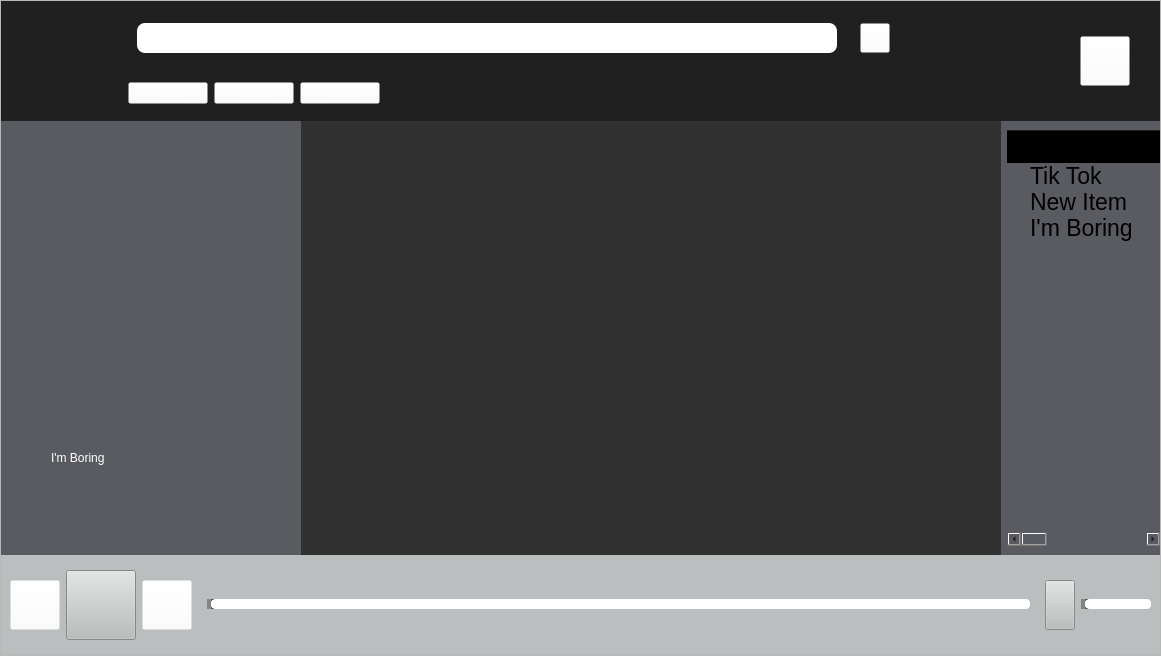
<?xml version="1.0" encoding="UTF-8"?>
<ui version="4.0">
 <class>MainWindow</class>
 <widget class="QMainWindow" name="MainWindow">
  <property name="geometry">
   <rect>
    <x>0</x>
    <y>0</y>
    <width>1161</width>
    <height>656</height>
   </rect>
  </property>
  <property name="windowTitle">
   <string>MainWindow</string>
  </property>
  <property name="styleSheet">
   <string notr="true"/>
  </property>
  <widget class="QWidget" name="centralwidget">
   <layout class="QGridLayout" name="gridLayout">
    <property name="leftMargin">
     <number>0</number>
    </property>
    <property name="topMargin">
     <number>0</number>
    </property>
    <property name="rightMargin">
     <number>0</number>
    </property>
    <property name="bottomMargin">
     <number>0</number>
    </property>
    <item row="0" column="1">
     <widget class="QFrame" name="frame">
      <property name="frameShape">
       <enum>QFrame::StyledPanel</enum>
      </property>
      <property name="frameShadow">
       <enum>QFrame::Raised</enum>
      </property>
      <layout class="QGridLayout" name="gridLayout_6">
       <property name="leftMargin">
        <number>0</number>
       </property>
       <property name="topMargin">
        <number>0</number>
       </property>
       <property name="rightMargin">
        <number>0</number>
       </property>
       <property name="bottomMargin">
        <number>0</number>
       </property>
       <item row="0" column="0">
        <layout class="QVBoxLayout" name="verticalLayout_4">
         <property name="spacing">
          <number>0</number>
         </property>
         <item>
          <widget class="QFrame" name="frame_3">
           <property name="minimumSize">
            <size>
             <width>100</width>
             <height>120</height>
            </size>
           </property>
           <property name="maximumSize">
            <size>
             <width>16777215</width>
             <height>120</height>
            </size>
           </property>
           <property name="styleSheet">
            <string notr="true">background-color: rgb(32, 32, 32);</string>
           </property>
           <property name="frameShape">
            <enum>QFrame::NoFrame</enum>
           </property>
           <property name="frameShadow">
            <enum>QFrame::Raised</enum>
           </property>
           <layout class="QHBoxLayout" name="horizontalLayout_14">
            <property name="leftMargin">
             <number>12</number>
            </property>
            <property name="topMargin">
             <number>0</number>
            </property>
            <property name="rightMargin">
             <number>30</number>
            </property>
            <property name="bottomMargin">
             <number>0</number>
            </property>
            <item>
             <widget class="QGraphicsView" name="pkq">
              <property name="minimumSize">
               <size>
                <width>100</width>
                <height>100</height>
               </size>
              </property>
              <property name="maximumSize">
               <size>
                <width>100</width>
                <height>100</height>
               </size>
              </property>
              <property name="styleSheet">
               <string notr="true">background-color: rgba(255, 255, 255, 0);
border-image: url(:/images/pi.png);</string>
              </property>
             </widget>
            </item>
            <item>
             <widget class="QFrame" name="frame_5">
              <property name="frameShape">
               <enum>QFrame::NoFrame</enum>
              </property>
              <property name="frameShadow">
               <enum>QFrame::Raised</enum>
              </property>
              <layout class="QGridLayout" name="gridLayout_3">
               <property name="bottomMargin">
                <number>0</number>
               </property>
               <item row="0" column="0">
                <widget class="QFrame" name="frame_2">
                 <property name="frameShape">
                  <enum>QFrame::NoFrame</enum>
                 </property>
                 <property name="frameShadow">
                  <enum>QFrame::Raised</enum>
                 </property>
                 <layout class="QVBoxLayout" name="verticalLayout">
                  <property name="spacing">
                   <number>0</number>
                  </property>
                  <property name="leftMargin">
                   <number>0</number>
                  </property>
                  <property name="topMargin">
                   <number>0</number>
                  </property>
                  <property name="rightMargin">
                   <number>0</number>
                  </property>
                  <property name="bottomMargin">
                   <number>0</number>
                  </property>
                  <item>
                   <widget class="QFrame" name="frame_6">
                    <property name="frameShape">
                     <enum>QFrame::NoFrame</enum>
                    </property>
                    <property name="frameShadow">
                     <enum>QFrame::Raised</enum>
                    </property>
                    <layout class="QHBoxLayout" name="horizontalLayout_3">
                     <item>
                      <widget class="QLineEdit" name="lineEdit">
                       <property name="sizePolicy">
                        <sizepolicy hsizetype="MinimumExpanding" vsizetype="Fixed">
                         <horstretch>0</horstretch>
                         <verstretch>0</verstretch>
                        </sizepolicy>
                       </property>
                       <property name="minimumSize">
                        <size>
                         <width>700</width>
                         <height>30</height>
                        </size>
                       </property>
                       <property name="maximumSize">
                        <size>
                         <width>700</width>
                         <height>16777215</height>
                        </size>
                       </property>
                       <property name="styleSheet">
                        <string notr="true">background-color: rgb(255, 255, 255);
border-radius: 8px;
font: 15pt, &quot;Arial&quot;;</string>
                       </property>
                       <property name="text">
                        <string/>
                       </property>
                      </widget>
                     </item>
                     <item>
                      <spacer name="horizontalSpacer_4">
                       <property name="orientation">
                        <enum>Qt::Horizontal</enum>
                       </property>
                       <property name="sizeType">
                        <enum>QSizePolicy::Fixed</enum>
                       </property>
                       <property name="sizeHint" stdset="0">
                        <size>
                         <width>17</width>
                         <height>13</height>
                        </size>
                       </property>
                      </spacer>
                     </item>
                     <item>
                      <widget class="QPushButton" name="btnSearch">
                       <property name="minimumSize">
                        <size>
                         <width>30</width>
                         <height>30</height>
                        </size>
                       </property>
                       <property name="maximumSize">
                        <size>
                         <width>30</width>
                         <height>30</height>
                        </size>
                       </property>
                       <property name="styleSheet">
                        <string notr="true">border-image: url(:/images/fangdajing.png);
background-color: rgba(255, 255, 255, 0);</string>
                       </property>
                       <property name="text">
                        <string/>
                       </property>
                      </widget>
                     </item>
                     <item>
                      <spacer name="horizontalSpacer_3">
                       <property name="orientation">
                        <enum>Qt::Horizontal</enum>
                       </property>
                       <property name="sizeHint" stdset="0">
                        <size>
                         <width>54</width>
                         <height>13</height>
                        </size>
                       </property>
                      </spacer>
                     </item>
                    </layout>
                   </widget>
                  </item>
                  <item>
                   <widget class="QFrame" name="frame_7">
                    <property name="frameShape">
                     <enum>QFrame::NoFrame</enum>
                    </property>
                    <property name="frameShadow">
                     <enum>QFrame::Raised</enum>
                    </property>
                    <layout class="QHBoxLayout" name="horizontalLayout_4">
                     <property name="leftMargin">
                      <number>0</number>
                     </property>
                     <item>
                      <widget class="QPushButton" name="btnAlbum">
                       <property name="styleSheet">
                        <string notr="true">font: Bold 15pt &quot;Arial&quot;;
color: rgb(255, 255, 255);
background-color: rgba(255, 255, 255, 0);</string>
                       </property>
                       <property name="text">
                        <string>Album</string>
                       </property>
                      </widget>
                     </item>
                     <item>
                      <widget class="QPushButton" name="btnMusic">
                       <property name="styleSheet">
                        <string notr="true">font: Bold 15pt &quot;Arial&quot;;
color: rgb(255, 255, 255);
background-color: rgba(255, 255, 255, 0);</string>
                       </property>
                       <property name="text">
                        <string>Music</string>
                       </property>
                      </widget>
                     </item>
                     <item>
                      <widget class="QPushButton" name="btnFavorite">
                       <property name="styleSheet">
                        <string notr="true">font: Bold 15pt &quot;Arial&quot;;
color: rgb(255, 255, 255);
background-color: rgba(255, 255, 255, 0);</string>
                       </property>
                       <property name="text">
                        <string>Favorite</string>
                       </property>
                      </widget>
                     </item>
                     <item>
                      <spacer name="horizontalSpacer">
                       <property name="orientation">
                        <enum>Qt::Horizontal</enum>
                       </property>
                       <property name="sizeHint" stdset="0">
                        <size>
                         <width>611</width>
                         <height>20</height>
                        </size>
                       </property>
                      </spacer>
                     </item>
                    </layout>
                   </widget>
                  </item>
                 </layout>
                </widget>
               </item>
              </layout>
             </widget>
            </item>
            <item>
             <spacer name="horizontalSpacer_2">
              <property name="orientation">
               <enum>Qt::Horizontal</enum>
              </property>
              <property name="sizeType">
               <enum>QSizePolicy::Fixed</enum>
              </property>
              <property name="sizeHint" stdset="0">
               <size>
                <width>30</width>
                <height>20</height>
               </size>
              </property>
             </spacer>
            </item>
            <item>
             <widget class="QPushButton" name="btnNet">
              <property name="sizePolicy">
               <sizepolicy hsizetype="Fixed" vsizetype="Fixed">
                <horstretch>0</horstretch>
                <verstretch>0</verstretch>
               </sizepolicy>
              </property>
              <property name="minimumSize">
               <size>
                <width>50</width>
                <height>50</height>
               </size>
              </property>
              <property name="maximumSize">
               <size>
                <width>50</width>
                <height>50</height>
               </size>
              </property>
              <property name="styleSheet">
               <string notr="true">background-color: rgba(255, 255, 255, 0);
border-image: url(:/images/+.png);</string>
              </property>
              <property name="text">
               <string/>
              </property>
             </widget>
            </item>
           </layout>
          </widget>
         </item>
         <item>
          <widget class="QFrame" name="main_frame">
           <property name="styleSheet">
            <string notr="true">background-color: rgb(89, 91, 96);</string>
           </property>
           <property name="frameShape">
            <enum>QFrame::NoFrame</enum>
           </property>
           <property name="frameShadow">
            <enum>QFrame::Raised</enum>
           </property>
           <layout class="QHBoxLayout" name="horizontalLayout">
            <property name="leftMargin">
             <number>0</number>
            </property>
            <property name="topMargin">
             <number>0</number>
            </property>
            <property name="rightMargin">
             <number>0</number>
            </property>
            <property name="bottomMargin">
             <number>0</number>
            </property>
            <item>
             <widget class="QFrame" name="song_view">
              <property name="minimumSize">
               <size>
                <width>1000</width>
                <height>0</height>
               </size>
              </property>
              <property name="frameShape">
               <enum>QFrame::NoFrame</enum>
              </property>
              <property name="frameShadow">
               <enum>QFrame::Raised</enum>
              </property>
              <layout class="QGridLayout" name="gridLayout_8">
               <property name="leftMargin">
                <number>0</number>
               </property>
               <property name="topMargin">
                <number>0</number>
               </property>
               <property name="rightMargin">
                <number>0</number>
               </property>
               <property name="bottomMargin">
                <number>0</number>
               </property>
               <property name="spacing">
                <number>0</number>
               </property>
               <item row="0" column="0">
                <widget class="QFrame" name="song_info">
                 <property name="minimumSize">
                  <size>
                   <width>300</width>
                   <height>0</height>
                  </size>
                 </property>
                 <property name="maximumSize">
                  <size>
                   <width>0</width>
                   <height>16777215</height>
                  </size>
                 </property>
                 <property name="styleSheet">
                  <string notr="true">background-color: rgba(255, 255, 255, 0);</string>
                 </property>
                 <property name="frameShape">
                  <enum>QFrame::NoFrame</enum>
                 </property>
                 <property name="frameShadow">
                  <enum>QFrame::Raised</enum>
                 </property>
                 <layout class="QGridLayout" name="gridLayout_4">
                  <item row="1" column="0">
                   <widget class="QLabel" name="label_2">
                    <property name="maximumSize">
                     <size>
                      <width>16777215</width>
                      <height>100</height>
                     </size>
                    </property>
                    <property name="styleSheet">
                     <string notr="true">color: rgb(255, 255, 255);</string>
                    </property>
                    <property name="text">
                     <string>I'm Boring</string>
                    </property>
                   </widget>
                  </item>
                  <item row="0" column="0">
                   <widget class="QLabel" name="alubum_artwork">
                    <property name="minimumSize">
                     <size>
                      <width>100</width>
                      <height>100</height>
                     </size>
                    </property>
                    <property name="maximumSize">
                     <size>
                      <width>200</width>
                      <height>200</height>
                     </size>
                    </property>
                    <property name="styleSheet">
                     <string notr="true">image: url(:/images/hcy.jpg);</string>
                    </property>
                    <property name="text">
                     <string/>
                    </property>
                   </widget>
                  </item>
                 </layout>
                </widget>
               </item>
               <item row="0" column="1">
                <widget class="QFrame" name="lyrics_frame">
                 <property name="styleSheet">
                  <string notr="true">background-color: rgb(49, 49, 49);</string>
                 </property>
                 <property name="frameShape">
                  <enum>QFrame::NoFrame</enum>
                 </property>
                 <property name="frameShadow">
                  <enum>QFrame::Raised</enum>
                 </property>
                 <layout class="QGridLayout" name="gridLayout_2">
                  <item row="0" column="0">
                   <widget class="QLabel" name="label">
                    <property name="minimumSize">
                     <size>
                      <width>0</width>
                      <height>70</height>
                     </size>
                    </property>
                    <property name="maximumSize">
                     <size>
                      <width>16777215</width>
                      <height>70</height>
                     </size>
                    </property>
                    <property name="font">
                     <font>
                      <pointsize>29</pointsize>
                     </font>
                    </property>
                    <property name="styleSheet">
                     <string notr="true">color: rgb(255, 255, 255);</string>
                    </property>
                    <property name="text">
                     <string/>
                    </property>
                    <property name="alignment">
                     <set>Qt::AlignCenter</set>
                    </property>
                   </widget>
                  </item>
                 </layout>
                </widget>
               </item>
              </layout>
             </widget>
            </item>
            <item>
             <widget class="QFrame" name="list_view">
              <property name="minimumSize">
               <size>
                <width>10</width>
                <height>0</height>
               </size>
              </property>
              <property name="frameShape">
               <enum>QFrame::NoFrame</enum>
              </property>
              <property name="frameShadow">
               <enum>QFrame::Raised</enum>
              </property>
              <layout class="QGridLayout" name="gridLayout_7">
               <property name="leftMargin">
                <number>0</number>
               </property>
               <property name="rightMargin">
                <number>0</number>
               </property>
               <item row="0" column="0">
                <widget class="QTreeWidget" name="treeWidget">
                 <property name="sizePolicy">
                  <sizepolicy hsizetype="Expanding" vsizetype="Expanding">
                   <horstretch>0</horstretch>
                   <verstretch>0</verstretch>
                  </sizepolicy>
                 </property>
                 <property name="minimumSize">
                  <size>
                   <width>0</width>
                   <height>0</height>
                  </size>
                 </property>
                 <property name="maximumSize">
                  <size>
                   <width>16777215</width>
                   <height>16777215</height>
                  </size>
                 </property>
                 <property name="font">
                  <font>
                   <pointsize>17</pointsize>
                  </font>
                 </property>
                 <property name="layoutDirection">
                  <enum>Qt::LeftToRight</enum>
                 </property>
                 <property name="autoFillBackground">
                  <bool>false</bool>
                 </property>
                 <property name="styleSheet">
                  <string notr="true">background-color: rgba(255, 255, 255, 0);</string>
                 </property>
                 <property name="frameShape">
                  <enum>QFrame::NoFrame</enum>
                 </property>
                 <property name="frameShadow">
                  <enum>QFrame::Plain</enum>
                 </property>
                 <property name="lineWidth">
                  <number>0</number>
                 </property>
                 <property name="dragDropMode">
                  <enum>QAbstractItemView::NoDragDrop</enum>
                 </property>
                 <property name="autoExpandDelay">
                  <number>-1</number>
                 </property>
                 <property name="uniformRowHeights">
                  <bool>true</bool>
                 </property>
                 <property name="sortingEnabled">
                  <bool>true</bool>
                 </property>
                 <property name="allColumnsShowFocus">
                  <bool>false</bool>
                 </property>
                 <property name="wordWrap">
                  <bool>false</bool>
                 </property>
                 <attribute name="headerDefaultSectionSize">
                  <number>200</number>
                 </attribute>
                 <attribute name="headerHighlightSections">
                  <bool>false</bool>
                 </attribute>
                 <attribute name="headerMinimumSectionSize">
                  <number>24</number>
                 </attribute>
                 <column>
                  <property name="text">
                   <string>Song</string>
                  </property>
                  <property name="font">
                   <font>
                    <pointsize>19</pointsize>
                   </font>
                  </property>
                  <property name="background">
                   <color alpha="0">
                    <red>0</red>
                    <green>0</green>
                    <blue>0</blue>
                   </color>
                  </property>
                 </column>
                 <column>
                  <property name="text">
                   <string>Singer</string>
                  </property>
                  <property name="font">
                   <font>
                    <pointsize>19</pointsize>
                   </font>
                  </property>
                 </column>
                 <column>
                  <property name="text">
                   <string>Album</string>
                  </property>
                  <property name="font">
                   <font>
                    <pointsize>19</pointsize>
                   </font>
                  </property>
                 </column>
                 <column>
                  <property name="text">
                   <string>Time</string>
                  </property>
                  <property name="font">
                   <font>
                    <pointsize>19</pointsize>
                   </font>
                  </property>
                 </column>
                 <item>
                  <property name="text">
                   <string>Tik Tok</string>
                  </property>
                 </item>
                 <item>
                  <property name="text">
                   <string>New Item</string>
                  </property>
                 </item>
                 <item>
                  <property name="text">
                   <string>I'm Boring</string>
                  </property>
                  <property name="text">
                   <string/>
                  </property>
                 </item>
                </widget>
               </item>
              </layout>
             </widget>
            </item>
           </layout>
          </widget>
         </item>
         <item>
          <widget class="QFrame" name="bottom_frame">
           <property name="minimumSize">
            <size>
             <width>0</width>
             <height>100</height>
            </size>
           </property>
           <property name="maximumSize">
            <size>
             <width>16777215</width>
             <height>100</height>
            </size>
           </property>
           <property name="styleSheet">
            <string notr="true">background-color: rgb(186, 190, 190);</string>
           </property>
           <property name="frameShape">
            <enum>QFrame::NoFrame</enum>
           </property>
           <property name="frameShadow">
            <enum>QFrame::Raised</enum>
           </property>
           <layout class="QHBoxLayout" name="horizontalLayout_2">
            <item>
             <widget class="QPushButton" name="btnLast">
              <property name="minimumSize">
               <size>
                <width>50</width>
                <height>50</height>
               </size>
              </property>
              <property name="maximumSize">
               <size>
                <width>50</width>
                <height>50</height>
               </size>
              </property>
              <property name="styleSheet">
               <string notr="true">background-color: rgba(255, 255, 255, 0);
border-image: url(:/images/last.png);</string>
              </property>
              <property name="text">
               <string/>
              </property>
             </widget>
            </item>
            <item>
             <widget class="QPushButton" name="btnPlay">
              <property name="minimumSize">
               <size>
                <width>70</width>
                <height>70</height>
               </size>
              </property>
              <property name="maximumSize">
               <size>
                <width>70</width>
                <height>70</height>
               </size>
              </property>
              <property name="styleSheet">
               <string notr="true">border-image: url(:/images/bofang.png);</string>
              </property>
              <property name="text">
               <string/>
              </property>
              <property name="autoDefault">
               <bool>false</bool>
              </property>
             </widget>
            </item>
            <item>
             <widget class="QPushButton" name="btnNext">
              <property name="minimumSize">
               <size>
                <width>50</width>
                <height>50</height>
               </size>
              </property>
              <property name="maximumSize">
               <size>
                <width>50</width>
                <height>50</height>
               </size>
              </property>
              <property name="styleSheet">
               <string notr="true">background-color: rgba(255, 255, 255, 0);
border-image: url(:/images/next.png);</string>
              </property>
              <property name="text">
               <string/>
              </property>
             </widget>
            </item>
            <item>
             <widget class="QFrame" name="frame_4">
              <property name="frameShape">
               <enum>QFrame::NoFrame</enum>
              </property>
              <property name="frameShadow">
               <enum>QFrame::Raised</enum>
              </property>
              <layout class="QGridLayout" name="gridLayout_5">
               <item row="0" column="0">
                <widget class="QSlider" name="musicSlider">
                 <property name="styleSheet">
                  <string notr="true">QSlider::groove:horizontal {
border: 1px solid;
height: 8px;
border-radius: 4px;
margin-left: 1.5px;
margin-right: 5px;
}
QSlider::sub-page:horizontal {
background-color: rgb(132, 132, 132);
border: 0px solid;
height: 10px;
border-radius: 4px;
}
QSlider::add-page:horizontal {
background-color: rgb(255, 255, 255);
border: 0px solid #777;
height: 10px;
border-radius: 4px;
}
QSlider::handle:horizontal {
border-color: rgba(255, 255, 255, 0);
border-image: url(:images/pkq.png);
background: qlineargradient(x1:0, y1:0, x2:1, y2:1,
stop:0 #eee, stop:1 #ccc);
border: 1px solid #777;
width: 35px;
margin-top: -8px;
margin-bottom: -8px;
margin-left: -10px;
margin-right: -10px;
border-radius: 4px;
background-color: rgb(255, 255, 255, 0);
}</string>
                 </property>
                 <property name="tracking">
                  <bool>false</bool>
                 </property>
                 <property name="orientation">
                  <enum>Qt::Horizontal</enum>
                 </property>
                </widget>
               </item>
              </layout>
             </widget>
            </item>
            <item>
             <widget class="QPushButton" name="btnVol">
              <property name="maximumSize">
               <size>
                <width>30</width>
                <height>50</height>
               </size>
              </property>
              <property name="styleSheet">
               <string notr="true">border-image: url(:/images/laba.png);</string>
              </property>
              <property name="text">
               <string/>
              </property>
             </widget>
            </item>
            <item>
             <widget class="QSlider" name="volSlider">
              <property name="minimumSize">
               <size>
                <width>70</width>
                <height>0</height>
               </size>
              </property>
              <property name="maximumSize">
               <size>
                <width>70</width>
                <height>16777215</height>
               </size>
              </property>
              <property name="styleSheet">
               <string notr="true">QSlider::groove:horizontal {
border: 1px solid;
height: 8px;
border-radius: 4px;
margin-left: 1.5px;
margin-right: 5px;
}
QSlider::sub-page:horizontal {
background-color: rgb(132, 132, 132);
border: 0px solid;
height: 10px;
border-radius: 4px;
}
QSlider::add-page:horizontal {
background-color: rgb(255, 255, 255);
border: 0px solid #777;
height: 10px;
border-radius: 4px;
}
QSlider::handle:horizontal {
border-color: rgba(255, 255, 255, 0);
border-image: url(:images/pkq.png);
background: qlineargradient(x1:0, y1:0, x2:1, y2:1,
stop:0 #eee, stop:1 #ccc);
border: 1px solid #777;
width: 35px;
margin-top: -8px;
margin-bottom: -8px;
margin-left: -10px;
margin-right: -10px;
border-radius: 4px;
background-color: rgb(255, 255, 255, 0);
}
QSlider{

}</string>
              </property>
              <property name="orientation">
               <enum>Qt::Horizontal</enum>
              </property>
             </widget>
            </item>
           </layout>
          </widget>
         </item>
        </layout>
       </item>
      </layout>
     </widget>
    </item>
   </layout>
  </widget>
 </widget>
 <resources>
  <include location="resources.qrc"/>
 </resources>
 <connections/>
</ui>
